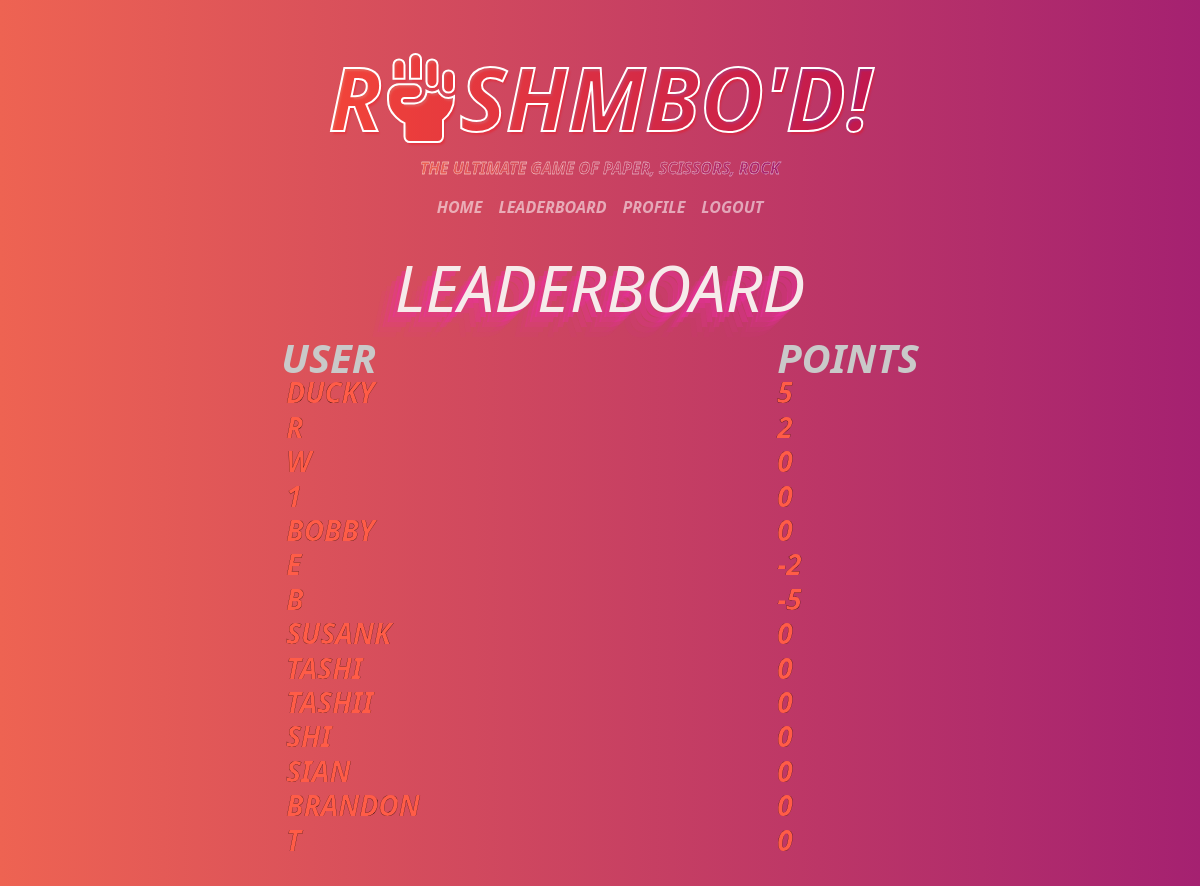
/leaderboard (signed in), run on the app's committed database.
### app/models.py (models this page shows, shortened)
class User(UserMixin, db.Model):
    id: so.Mapped[int] = so.mapped_column(primary_key=True)
    username: so.Mapped[str] = so.mapped_column(sa.String(64), index=True,
                                                unique=True)
    email: so.Mapped[str] = so.mapped_column(sa.String(120), index=True,
                                             unique=True)
    password_hash: so.Mapped[Optional[str]] = so.mapped_column(sa.String(256))
    posts: so.WriteOnlyMapped['Post'] = so.relationship(
        back_populates='author')
    about_me: so.Mapped[Optional[str]] = so.mapped_column(sa.String(140))
    last_seen: so.Mapped[Optional[datetime]] = so.mapped_column(
        default=lambda: datetime.now(timezone.utc))
    points: so.Mapped[int] = so.mapped_column(sa.Integer, default=0, nullable=True)

### app/routes.py (the view)
@app.route('/leaderboard')
def leaderboard():
    users = User.query.order_by(User.points.desc()).all()
    for user in users:
        logging.info(f'User: {user.username}, Points: {user.points}, Type: {type(user.points)}')
    return render_template('leaderboard.html', users=users)

### app/models.py (called while the page is built)
@login.user_loader
def load_user(id):
    return db.session.get(User, int(id))

### app/routes.py (called while the page is built)
@app.before_request
def before_request():
    if current_user.is_authenticated:
        current_user.last_seen = datetime.now(timezone.utc)
        db.session.commit()

### app/templates/leaderboard.html
{% extends "base.html" %}
{% block content %}
<div class="title">
    <h1 class="nogames leaderboard">Leaderboard</h1>
    <table class="lb-cont" style="margin-bottom: 55px;">
        <tr>
            <td class="lbfont title userlb">User</td>
            <td class="lbfont title ">Points</td>
        </tr>
            {% for user in users %}
            <tr class="lbdata">
                <td style="padding:6px;">{{ user.username }}</td>
                {% if user.points == None %}
                <td>0</td>
                {% else %}
                    <td>{{ user.points }}</td>
                {% endif %}
            {% endfor %}
    </table>
</div>
{% endblock %}

### app/static/style/styles.css (style rules this page uses)
:root { --gradient: linear-gradient(90deg, #ee6352, purple, #ee6352); }
body { font-family: basic-sans, sans-serif; min-height: 100vh; display: flex; justify-content: center; align-items: center; font-size: 1.125em; line-height: 1.6; color: #333; background: #ddd; background-size: 300%; background-image: var(--gradient); animation: bg-animation 25s infinite; }
.nogames { font-size: 30; font-style: italic; color:rgb(246, 235, 235); text-align: center; text-shadow: rgba(240, 46, 170, 0.4)-5px 5px, rgba(240, 46, 170, 0.3) -10px 10px, rgba(240, 46, 170, 0.2) -15px 15px, rgba(240, 46, 170, 0.1) -20px 20px, rgba(240, 46, 170, 0.05) -25px 25px; }
.title { margin: 0 0 .5em; text-transform: uppercase; font-weight: 900; font-style: italic; font-size: 1rem; color: #ee6352; line-height: .8; margin: 0; }
.leaderboard { font-size: 4rem !important; margin-bottom: 15px; }
.lb-cont { display: flex; align-content: center; justify-content: center; }
.userlb { padding-right: 400px; }
.lbfont { font-size: 2.5rem !important; color:rgb(201, 201, 201) !important }
.lbdata { margin: 0 0 .5em; text-transform: uppercase; font-weight: 900; font-style: italic; font-size: 1.75rem; color: #ff5c47; line-height: .8; margin: 0; -webkit-text-stroke: 0.2px rgb(0, 0, 0); }

### data on the page
User: username "DUCKY", points "5"
User: username "R", points "2"
User: username "W", points "0"
User: username "1", points "0"
User: username "BOBBY", points "0"
User: username "E", points "-2"
User: username "B", points "-5"
User: username "SUSANK", shows "0"
User: username "TASHI", shows "0"
User: username "TASHII", shows "0"
User: username "SHI", shows "0"
User: username "SIAN", shows "0"
User: username "BRANDON", shows "0"
User: username "T", shows "0"
